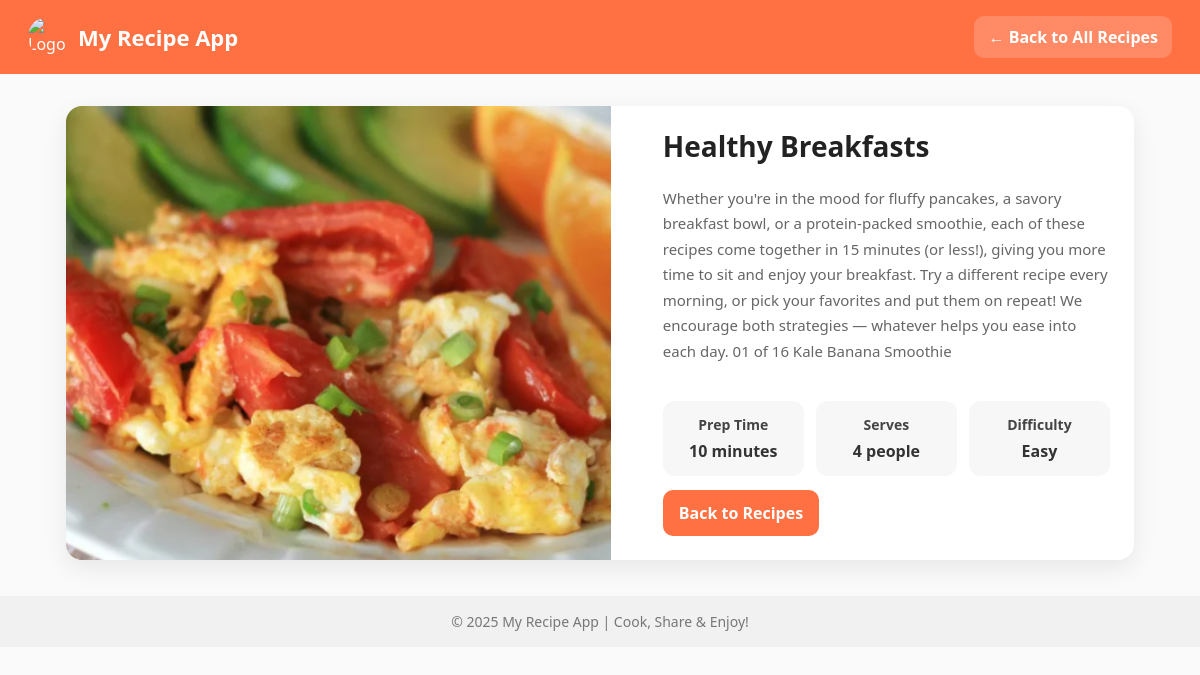
Page /detail_page/11/ on the committed database.
### recipe_app/models.py (models this page shows)
class recipe_model(models.Model):
    recipe_name=models.CharField(max_length=20)
    description=models.TextField()
    image=models.ImageField(upload_to="recipes/")

### recipe_app/views.py (the view)
# urls.py: path("detail_page/<int:pk>/",views.detail_page,name="detail_page"),
def detail_page(request,pk):
    try:
        data=recipe_model.objects.get(pk=pk)
    except recipe_model.DoesNotExist:
        return HttpResponse("error",status=404)
    return render(request,"recipe_app/recipe_detail.html",{"data":data})

### recipe_app/templates/recipe_app/recipe_detail.html (shortened to what this page needs)
{% load static %}
<!DOCTYPE html>
<html lang="en">
<head>
  <link rel="stylesheet" href={% static 'recipe_app/recipe_detail.css' %} />
</head>
<body>
  <header class="header">
    <div class="logo">
      <img src="https://img.icons8.com/ios-filled/50/ffffff/chef-hat.png" alt="Logo">
      <h1>My Recipe App</h1>
    </div>
    <nav class="nav">
      <a class="btn btn-light" href="recipe_list.html">← Back to All Recipes</a>
    </nav>
  </header>
  <main class="container">
    <article class="detail-card">
      <div class="media">
        <img src="{{data.image.url}}" alt="{{data.name}}">
      </div>
      <div class="content">
        <h2 class="title">{{data.recipe_name}}</h2>
        <p class="description">
          {{data.description}}
        </p>
        <div class="info-grid">
          <div class="info">
            <h4>Prep Time</h4>
            <p>10 minutes</p>
          </div>
          <div class="info">
            <h4>Serves</h4>
            <p>4 people</p>
          </div>
          <div class="info">
            <h4>Difficulty</h4>
            <p>Easy</p>
          </div>
        </div>
        <div class="actions">
          <a href="{% url "view_recipe_page" %}" class="btn">Back to Recipes</a>
        </div>
      </div>
    </article>
  </main>
  <footer class="footer">
    © 2025 My Recipe App | Cook, Share & Enjoy!
  </footer>
</body>
</html>

### recipe_app/static/recipe_app/recipe_detail.css (style rules this page uses)
:root { --brand:#ff7043; --brand-dark:#e85c2d; --text:#333; --muted:#666; --bg:#fafafa; --card:#fff; --shadow:0 8px 24px rgba(0,0,0,.08); --radius:16px; }
* { box-sizing:border-box }
body { margin:0; font-family: 'Segoe UI', Tahoma, Geneva, Verdana, sans-serif; color:var(--text); background:var(--bg); }
.header { background:var(--brand); color:#fff; padding:16px 28px; display:flex; align-items:center; justify-content:space-between; }
.logo { display:flex;align-items:center;gap:10px }
.logo img { width:40px;height:40px;border-radius:50% }
.logo h1 { margin:0;font-size:22px;font-weight:700 }
.nav .btn-light { background:rgba(255,255,255,.18); color:#fff; padding:10px 14px; border-radius:10px; text-decoration:none; font-weight:600; transition:.25s; }
.container { max-width:1100px; margin:32px auto; padding:0 16px; }
.detail-card { display:grid; grid-template-columns: 1.1fr 1fr; gap:28px; background:var(--card); border-radius:var(--radius); box-shadow:var(--shadow); overflow:hidden; }
.media img { width:100%; height:100%; max-height:640px; object-fit:cover; display:block; }
.content { padding:24px; display:flex; flex-direction:column; gap:14px; }
.title { margin:0; font-size:28px; line-height:1.2; color:#222; }
.description { color:var(--muted); line-height:1.7; font-size:15px; margin-top:8px; }
.info-grid { display:grid; grid-template-columns: repeat(3, 1fr); gap:12px; margin-top:8px; }
.info { background:#f7f7f7; border-radius:12px; padding:14px; text-align:center; }
.info h4 { margin:0 0 6px; font-size:14px; color:#444; }
.info p { margin:0; font-weight:700; }
.actions { margin-top:auto }
.btn { display:inline-block; background:var(--brand); color:#fff; text-decoration:none; padding:12px 16px; border-radius:10px; font-weight:700; transition:.25s; }
.footer { text-align:center; padding:16px; margin-top:36px; background:#f1f1f1; color:#777; font-size:14px; }

### rows in the picture
recipe_model: image (picture), recipe_name "Healthy Breakfasts", description "Whether you're in the mood for fluffy pancakes, a savory breakfast bowl, or a protein-packed smoothie, each of these recipes come together in 15 minutes (or less!), giving you more time to sit and enjoy your breakfast. Try a different recipe every morning, or pick your favorites and put them on repeat! We encourage both strategies — whatever helps you ease into each day. 01 of 16 Kale Banana Smoothie"
